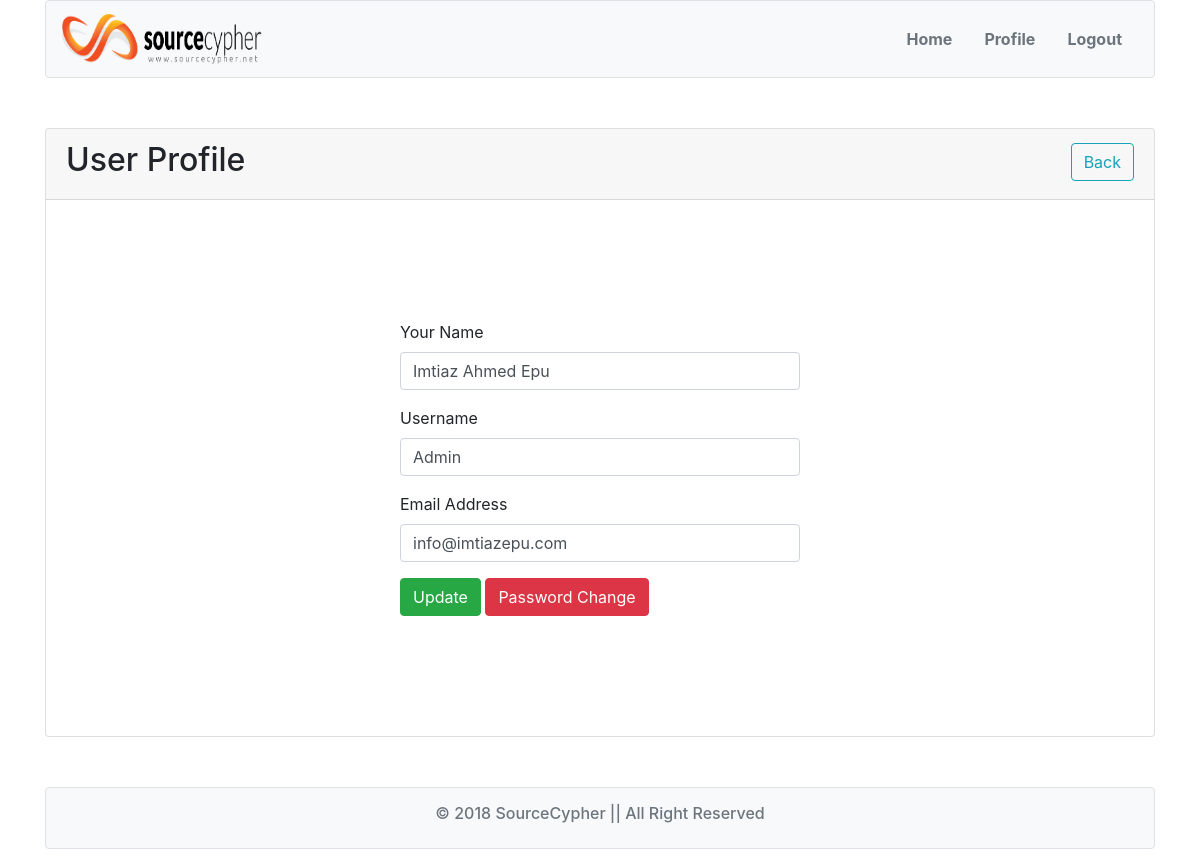
Screenshot of /profile.php?id=1 (signed in) with the database file from the repository.
### tables this page shows
CREATE TABLE `tbl_user` (
  `id` int(11) NOT NULL,
  `name` varchar(255) NOT NULL,
  `username` varchar(255) NOT NULL,
  `email` varchar(255) NOT NULL,
  `password` varchar(255) NOT NULL
);

### lib/User.php (called while the page is built, shortened)
 <?php
include_once "Session.php";
include "Database.php";
class User {
    private $db;
    public function __construct() {
        $this->db = new Database();
    }
    public function getUserById($id){
        $sql   = "SELECT * FROM tbl_user WHERE id = :id LIMIT 1";
        $query = $this->db->pdo->prepare($sql);
        $query->bindValue(':id', $id);
        $query->execute();
        $result = $query->fetch(PDO::FETCH_OBJ);
        return $result;
    }
}
?>

### lib/Database.php (called while the page is built)
 <?php
class Database {
    private $hostdb = "localhost";
    private $userdb = "root";
    private $passdb = "";
    private $namedb = "db_access";
    public $pdo;
    public function __construct() {
        if (!isset($this->pdo)) {
            try {
                $link = new pdo("mysql:host=" . $this->hostdb . ";dbname=" . $this->namedb, $this->userdb, $this->passdb);
                $link->setAttribute(PDO::ATTR_ERRMODE, PDO::ERRMODE_EXCEPTION);
                $link->exec("SET CHARACTER SET utf8");
                $this->pdo = $link;
            }
            catch (PDOException $e) {
                die("Failed to connect with Database" . $e->getMessage());
            }
        }
    }
}
?>

### lib/Session.php (called while the page is built, shortened)
<?php
class Session {
    public static function get($key) {
        if (isset($_SESSION[$key])) {
            return $_SESSION[$key];
        } else {
            return false;
        }
    }
}
?>

### profile.php (the view, shortened to what this page needs)
<?php include "lib/User.php"; ?>
<?php include "inc/header.php"; ?>
<?php
	if (isset($_GET['id'])) {
		$userid = (int)$_GET['id'];
	}
	$user = new User();
 ?>
		<div class="card" style="margin: 50px 0px">
			<div class="card-header">
				<h2>User Profile <span class="float-right"><a class="btn btn-outline-info" href="index.php">Back</a></span></h2>
			</div>
			<div class="card-body">
				<div style="max-width: 400px; margin: 0 auto; padding: 100px 0px; ">
				<?php
					$userdata = $user->getUserById($userid);
					if ($userdata) {
				?>
				<form action="" method="POST">
					<div class="form-group">
						<label for="name">Your Name</label>
						<input type="text" class="form-control" name="name" id="name"  placeholder="Enter your name" value="<?php echo $userdata->name;  ?>">
					</div>
					<div class="form-group">
						<label for="username">Username</label>
						<input type="text" class="form-control" id="username" name="username"  placeholder="Enter your Username" value="<?php echo $userdata->username;  ?>">
					</div>
					<div class="form-group">
						<label for="email">Email Address</label>
						<input type="email" class="form-control" id="email"  name="email" placeholder="Enter your email" value="<?php echo $userdata->email;  ?>">
					</div>
					<?php
						$sessionid = Session::get("id");
						if ($userid == $sessionid){
					?>
					<button type="submit" name="update" class="btn btn-success">Update</button>
					<a class="btn btn-danger" href="changpass.php?id=<?php echo $userid; ?>">Password Change</a>
					<?php } ?>
				</form>
			<?php } ?>
				</div>
			</div>
		</div>
<?php include "inc/footer.php"; ?>

### rows the page displays
tbl_user: name "Imtiaz Ahmed Epu", username "Admin", email "info@imtiazepu.com"
